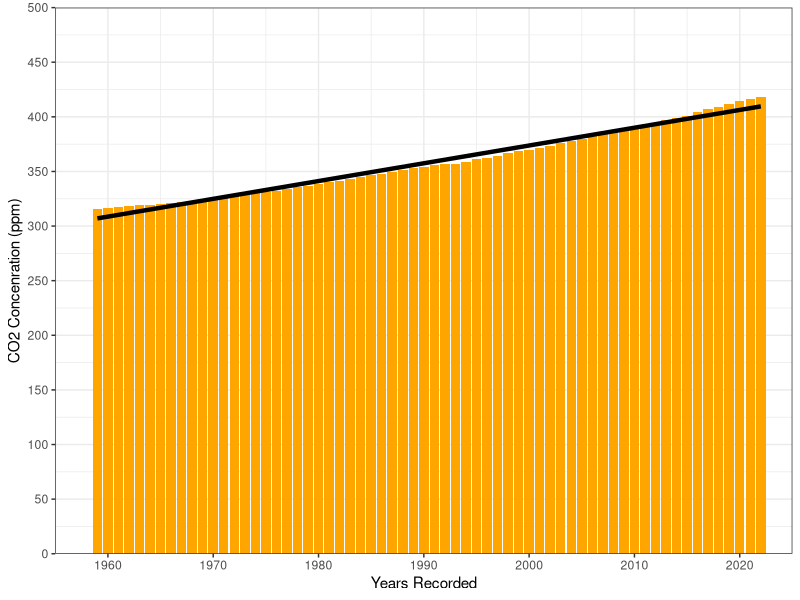
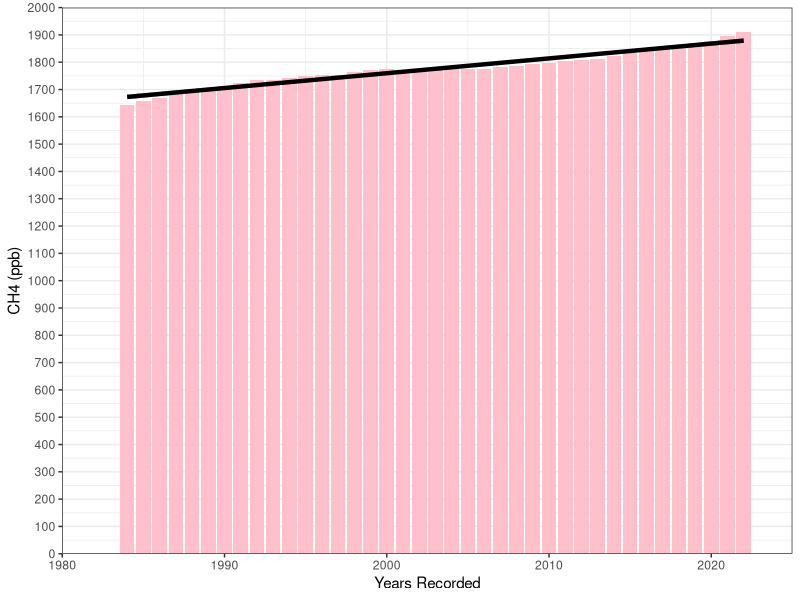
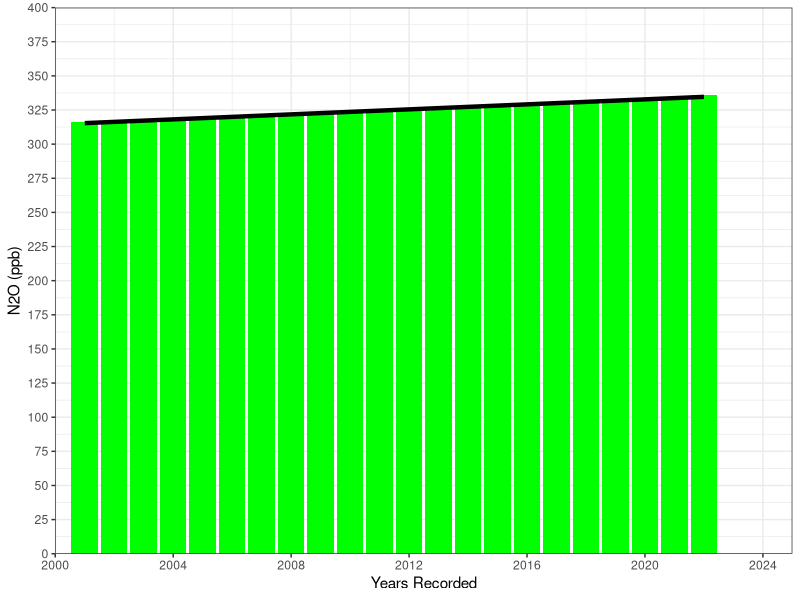
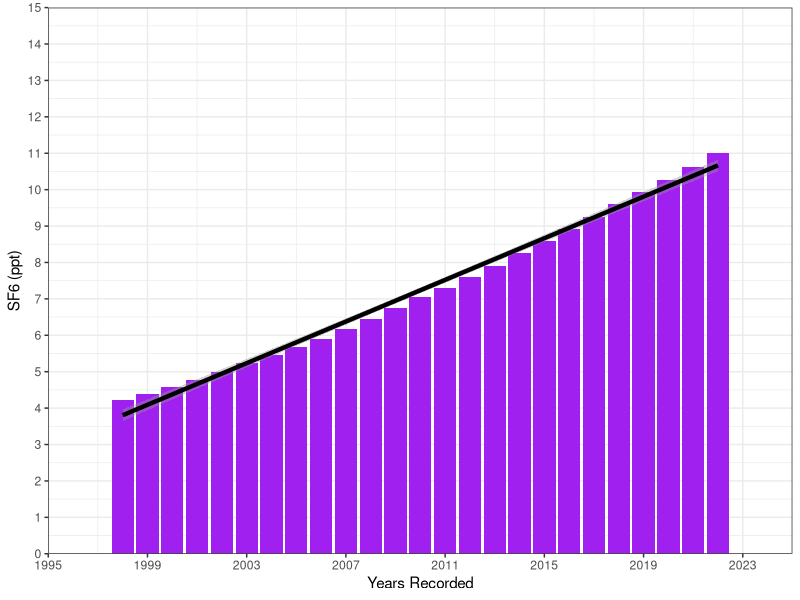
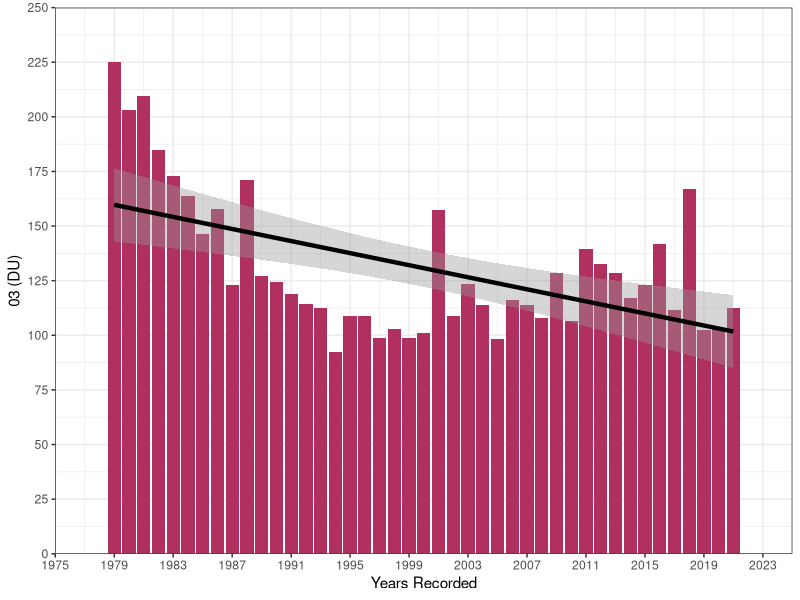
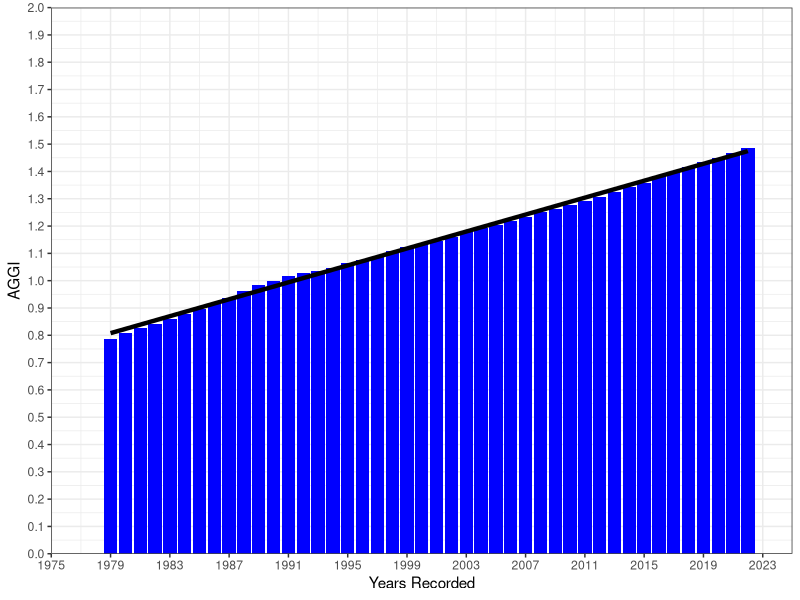

Generate these figures, in order, with R:
## ---- chunk 1
install.packages("dplyr")
install.packages("ggplot2")
## ---- chunk 2
library("dplyr")
library("ggplot2")
## ---- chunk 3
AnnGHG <- read.csv("AnnualAverages_GHG.csv")
dim(AnnGHG)

# grouping CO2_ppm and creating chart

str(AnnGHG)

AnnGHG%>%
  group_by(year)%>%
  select("CO2_ppm")
  
ggplot(AnnGHG, aes(x=year, y=CO2_ppm))+
  geom_bar(stat="identity",position = "stack",  fill="orange", width=0.9)+
  stat_smooth(method = "lm", formula = y~x, geom = "smooth", color="black",linewidth=1.5)+
  theme_bw()+
  xlab("Years Recorded")+
  ylab("CO2 Concenration (ppm)")+
  scale_x_continuous(expand=c(0,0), limits=c(1955,2025), breaks=c(seq(1960,2025,10)))+
  scale_y_continuous(expand=c(0,0), limits=c(0,500), breaks=c(seq(0,500,50)))

#grouping CH4_ppn and creating chart

AnnGHG%>%
  group_by(year)%>%
  select("CH4_ppb")
  
ggplot(AnnGHG, aes(x=year, y=CH4_ppb))+
  geom_bar(stat="identity",position="stack",  fill="pink", width=0.9)+
  stat_smooth(method = "lm", formula = y~x, geom="smooth", color="black", linewidth=1.5)+
  theme_bw()+
  xlab("Years Recorded")+
  ylab("CH4 (ppb)")+
  scale_x_continuous(expand=c(0,0), limits=c(1980,2025), breaks=c(seq(1980, 2025, 10)))+
  scale_y_continuous(expand=c(0,0), limits=c(0,2000), breaks=c(seq(0,2000,100)))

#grouping N2O_ppb and creating chart
#Need to fix the zero in N2O needs to be and O
AnnGHG%>%
  group_by(year)%>%
  select("N20_ppb")

ggplot(AnnGHG, aes(x=year, y=N20_ppb))+
  geom_bar(stat="identity",position = "stack",  fill="green", width=0.9)+
  stat_smooth(method = "lm", formula = y~x, geom = "smooth", color="black", linewidth=1.5)+
  theme_bw()+
  xlab("Years Recorded")+
  ylab("N2O (ppb)")+
  scale_x_continuous(expand=c(0,0), limits=c(2000,2025), breaks=c(seq(2000, 2025, 4)))+
  scale_y_continuous(expand=c(0,0), limits=c(0,400), breaks=c(seq(0,400,25)))
  
#grouping SF6_ppt and creating chart

AnnGHG%>%
  group_by(year)%>%
  select("SF6_ppt")

ggplot(AnnGHG, aes(x=year, y=SF6_ppt))+
  geom_bar(stat="identity",position = "stack", fill="purple", width=0.9)+
  stat_smooth(method = "lm", formula = y~x, geom = "smooth", color="black", linewidth=1.5)+
  theme_bw()+
  xlab("Years Recorded")+
  ylab("SF6 (ppt)")+
  scale_x_continuous(expand=c(0,0), limits=c(1995,2025), breaks=c(seq(1995, 2025, 4)))+
  scale_y_continuous(expand=c(0,0), limits=c(0,15), breaks=c(seq(0,15,1)))

#grouping O3_DU and creating chart

AnnGHG%>%
  group_by(year)%>%
  select("O3_DU")

#DU = Dobson Units
ggplot(AnnGHG, aes(x=year, y=O3_DU))+
  geom_bar(stat="identity",position = "stack",  fill="maroon", width=0.9)+
  stat_smooth(method = "lm", formula= y~x, geom = "smooth", color="black", linewidth=1.5)+
  theme_bw()+
  xlab("Years Recorded")+
  ylab("03 (DU)")+
  scale_x_continuous(expand=c(0,0), limits=c(1975,2025), breaks=c(seq(1975, 2025, 4)))+
  scale_y_continuous(expand=c(0,0), limits=c(0, 250), breaks=c(seq(0,250, 25)))

#grouping AGGI and creating chart

AnnGHG%>%
  group_by(year)%>%
  select("AGGI")

ggplot(AnnGHG, aes(x=year, y=AGGI))+
  geom_bar(stat="identity",position = "stack",  fill="blue", width=0.9)+
  stat_smooth(method = "lm", formula = y~x, geom="smooth", color="black", linewidth=1.5)+
  theme_bw()+
  xlab("Years Recorded")+
  ylab("AGGI")+
  scale_x_continuous(expand=c(0,0), limits=c(1975,2025), breaks=c(seq(1975, 2025, 4)))+
  scale_y_continuous(expand=c(0,0), limits=c(0,2), breaks=c(seq(0,2,0.1)))

## ---- chunk 4
AnnGHG <- read.csv("AnnualAverages_GHG.csv")
#AnnGHG <- read.csv("AnnualAverages_GHG.csv")

#AnnGHG%>%
#  group_by("year")%>%
#  select("CO2_ppm")

#1990s 
CO2_90avg = mean(AnnGHG[seq(31,42),2]) 
CH4_90avg = mean(AnnGHG[seq(31,42),3])
N2O_90avg = mean(AnnGHG[seq(31,42),4]) 
SF6_90avg = mean(AnnGHG[seq(31,42),5]) 
O3_90avg = mean(AnnGHG[seq(31,42),6]) 
AGGI_90avg = mean(AnnGHG[seq(31,42),7]) 
cat("1990s Averages \n CO2 Average:", CO2_90avg, "\n")
cat(" CH4 Average: ", CH4_90avg, "\n")
cat(" N2O Average:", N2O_90avg, "\n")
cat(" SF6 Average:", SF6_90avg, "\n")
cat(" O3 Average:", O3_90avg, "\n")
cat(" AGGI Average:", AGGI_90avg, "\n")

#2000s 
CO2_00avg = mean(AnnGHG[seq(41,52),2]) 
CH4_00avg = mean(AnnGHG[seq(41,52),3])
N2O_00avg = mean(AnnGHG[seq(41,52),4]) 
SF6_00avg = mean(AnnGHG[seq(41,52),5]) 
O3_00avg = mean(AnnGHG[seq(41,52),6]) 
AGGI_00avg = mean(AnnGHG[seq(41,52),7]) 
cat("2000s Averages \n CO2 Average:", CO2_00avg, "\n")
cat(" CH4 Average: ", CH4_00avg, "\n")
cat(" N2O Average:", N2O_00avg, "\n")
cat(" SF6 Average:", SF6_00avg, "\n")
cat(" O3 Average:", O3_00avg, "\n")
cat(" AGGI Average:", AGGI_00avg, "\n")

#2010s
CO2_10avg = mean(AnnGHG[seq(51,62),2]) 
CH4_10avg = mean(AnnGHG[seq(51,62),3])
N2O_10avg = mean(AnnGHG[seq(51,62),4]) 
SF6_10avg = mean(AnnGHG[seq(51,62),5]) 
O3_10avg = mean(AnnGHG[seq(51,62),6]) 
AGGI_10avg = mean(AnnGHG[seq(51,62),7]) 
cat("2010s Averages \n CO2 Average:", CO2_10avg, "\n")
cat(" CH4 Average: ", CH4_10avg, "\n")
cat(" N2O Average:", N2O_10avg, "\n")
cat(" SF6 Average:", SF6_10avg, "\n")
cat(" O3 Average:", O3_10avg, "\n")
cat(" AGGI Average:", AGGI_10avg, "\n")

#2020s 
#Why are all of these N/A?
CO2_20avg = mean(AnnGHG[seq(62,65),2]) 
CH4_20avg = mean(AnnGHG[seq(62,65),3])
N2O_20avg = mean(AnnGHG[seq(62,65),4]) 
SF6_20avg = mean(AnnGHG[seq(62,65),5]) 
O3_20avg = mean(AnnGHG[seq(62,65),6]) 
AGGI_20avg = mean(AnnGHG[seq(62,65),7]) 
cat("2020s Averages \n CO2 Average:", CO2_20avg, "\n")
cat(" CH4 Average: ", CH4_20avg, "\n")
cat(" N2O Average:", N2O_20avg, "\n")
cat(" SF6 Average:", SF6_20avg, "\n")
cat(" O3 Average:", O3_20avg, "\n")
cat(" AGGI Average:", AGGI_20avg, "\n")

#c(CO2_90avg, CO2_00avg, CO2_10avg, CO2_20avg)

# AnnGHG%>%
#   nineties <- filter(AnnGHG, year %in% c(1990,1999))
#   thousands <-filter(AnnGHG, year %in% c(2000,2009))
# 
# print(nineties)

# #Figure for 90s CO2 averages
# ggplot(AnnGHG, aes(x=year, y=CO2_ppm))+
#   geom_bar(mapping = aes(x=years),stat="identity",position = "stack",  fill="orange", width=0.9)+
#   theme_bw()+
#   xlab("Years Recorded")+
#   ylab("CO2 (ppm)")+
#   scale_x_continuous(expand=c(0,0), limits=c(1980,2030), breaks=c(seq(1980, 2030, 10)))+
#   scale_y_continuous(expand=c(0,0), limits=c(0, 500), breaks=c(seq(0,500, 100)))

# #Figure for 90s CH4 averages
# ggplot(AnnGHG, aes(x = year, y = CH4_90avg))+
#   geom_bar(stat="identity",position = "stack",  fill="pink", width=0.9)+
#   theme_bw()+
#   xlab("Years Recorded")+
#   ylab("CH4 (ppb)")+
#   scale_x_continuous(expand=c(0,0), limits=c(1989,2000), breaks=c(seq(1989, 2000, 1)))+
#   scale_y_continuous(expand=c(0,0), limits=c(0,2000), breaks=c(seq(0,2000,100)))
# 
# #Figure for 90s N2O averages
# ggplot(AnnGHG, aes(x = year, y = N2O_90avg))+
#   geom_bar(stat="identity",position = "stack",  fill="green", width=0.9)+
#   theme_bw()+
#   xlab("Years Recorded")+
#   ylab("N2O (ppb)")+
#   scale_x_continuous(expand=c(0,0), limits=c(1989,2000), breaks=c(seq(1989, 2000, 1)))+
#   scale_y_continuous(expand=c(0,0), limits=c(0,400), breaks=c(seq(0,400,25)))
# 
# #Figure for 90s SF6  averages
# ggplot(AnnGHG, aes(x = year, y = SF6_90avg))+
#   geom_bar(stat="identity",position = "stack",  fill="purple", width=0.9)+
#   theme_bw()+
#   xlab("Years Recorded")+
#   ylab("SF6 (ppt)")+
#   scale_x_continuous(expand=c(0,0), limits=c(1989,2000), breaks=c(seq(1989, 2000, 1)))+
#   scale_y_continuous(expand=c(0,0), limits=c(0,15), breaks=c(seq(0,15,1)))
# 
# #Figure for 90s O3 averages
# ggplot(AnnGHG, aes(x = year, y = O3_90avg))+
#   geom_bar(stat="identity",position = "stack",  fill="maroon", width=0.9)+
#   theme_bw()+
#   xlab("Years Recorded")+
#   ylab("O3 (DU)")+
#   scale_x_continuous(expand=c(0,0), limits=c(1989,2000), breaks=c(seq(1989, 2000, 1)))+
#   scale_y_continuous(expand=c(0,0), limits=c(0, 250), breaks=c(seq(0,250, 25)))
# 
# #Figure for 90s AGGI averages
# ggplot(AnnGHG, aes(x = year, y = AGGI_90avg))+
#   geom_bar(stat="identity",position = "stack",  fill="blue", width=0.9)+
#   theme_bw()+
#   xlab("Years Recorded")+
#   ylab("AGGI")+
#   scale_x_continuous(expand=c(0,0), limits=c(1989,2000), breaks=c(seq(1989, 2000, 1)))+
#   scale_y_continuous(expand=c(0,0), limits=c(0,2), breaks=c(seq(0,2,0.1)))
